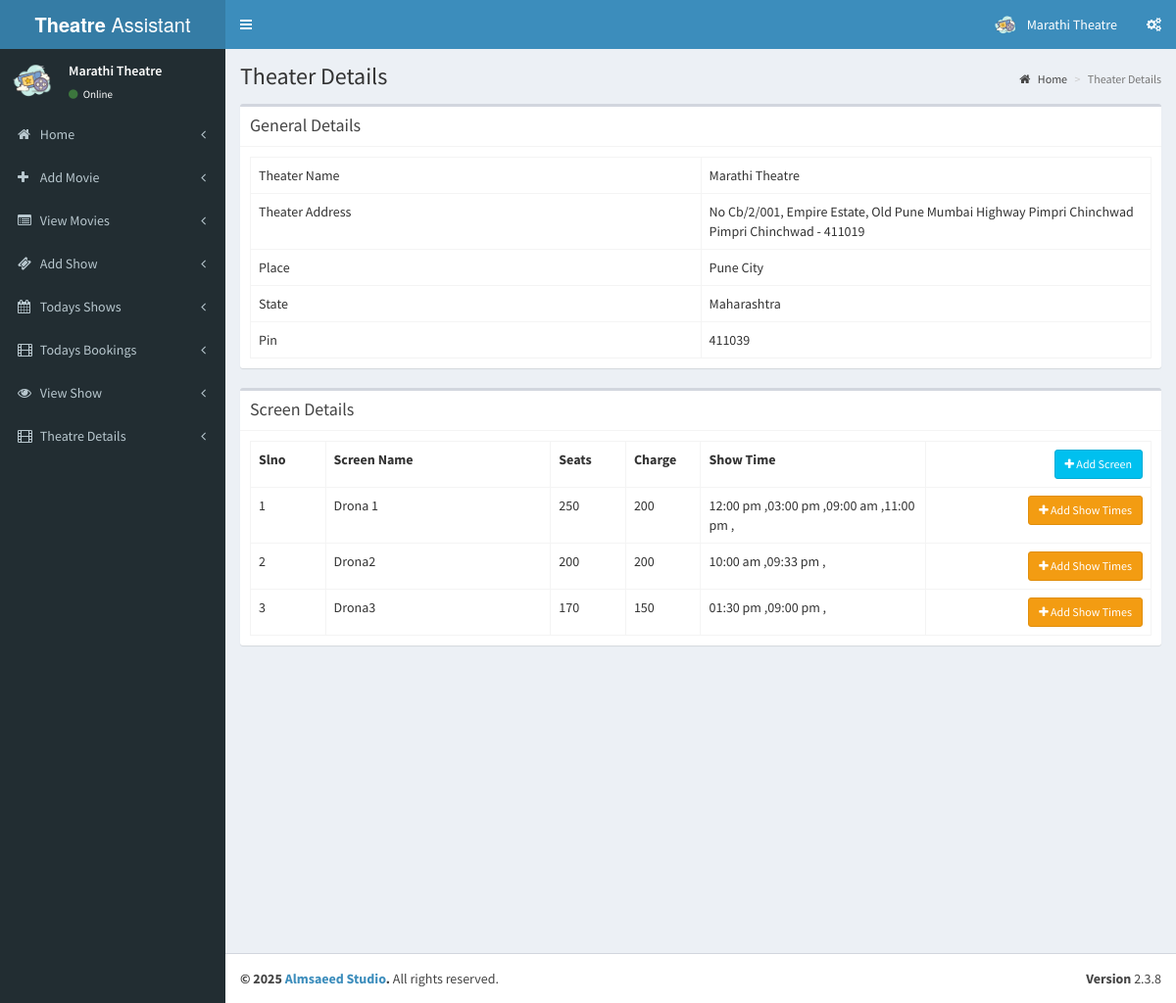
Screenshot of /theatre/pages/add_theatre_2.php (signed in) with the database file from the repository.
### tables this page shows
CREATE TABLE `tbl_theatre` (
  `id` int(11) NOT NULL,
  `name` varchar(100) NOT NULL,
  `address` varchar(100) NOT NULL,
  `place` varchar(100) NOT NULL,
  `state` varchar(50) NOT NULL,
  `pin` int(11) NOT NULL
);

CREATE TABLE `tbl_screens` (
  `screen_id` int(11) NOT NULL,
  `t_id` int(11) NOT NULL COMMENT 'theatre id',
  `screen_name` varchar(110) NOT NULL,
  `seats` int(11) NOT NULL COMMENT 'number of seats',
  `charge` int(11) NOT NULL
);

CREATE TABLE `tbl_show_time` (
  `st_id` int(11) NOT NULL,
  `screen_id` int(11) NOT NULL,
  `name` varchar(40) NOT NULL COMMENT 'noon,second,etc',
  `start_time` time NOT NULL
);

### theatre/pages/add_theatre_2.php (the view, shortened to what this page needs)
<?php
include('header.php');
?>
  <div class="content-wrapper">
    <section class="content-header">
      <h1>
        Theater Details
      </h1>
      <ol class="breadcrumb">
        <li><a href="index.php"><i class="fa fa-home"></i> Home</a></li>
        <li class="active">Theater Details</li>
      </ol>
    </section>
    <section class="content">
      <div class="box">
         <div class="box-header with-border">
              <h3 class="box-title">General Details</h3>
            </div>
        <div class="box-body">
          <?php
            $th=mysqli_query($con,"select * from tbl_theatre where id='".$_SESSION['theatre']."'");
            $theatre=mysqli_fetch_array($th);
          ?>
            <table class="table table-bordered table-hover">
                <tr>
                    <td class="col-md-6">Theater Name</td>
                    <td  class="col-md-6"><?php echo $theatre['name'];?></td>
                </tr>
                <tr>
                    <td>Theater Address</td>
                    <td><?php echo $theatre['address'];?></td>
                </tr>
                <tr>
                    <td>Place</td>
                    <td><?php echo $theatre['place'];?></td>
                </tr>
                <tr>
                    <td>State</td>
                    <td><?php echo $theatre['state'];?></td>
                </tr>
                <tr>
                    <td>Pin</td>
                    <td><?php echo $theatre['pin'];?></td>
                </tr>
            </table>
        </div>
      </div>
         <div class="box">
         <div class="box-header with-border">
              <h3 class="box-title">Screen Details</h3>
            </div>
        <div class="box-body" id="screendtls">
          <?php
            $sr=mysqli_query($con,"select * from tbl_screens where t_id='".$_SESSION['theatre']."'");
            if(mysqli_num_rows($sr))
            {
          ?>
            <table class="table table-bordered table-hover">
              <th class="col-md-1">Slno</th>
              <th class="col-md-3">Screen Name</th>
              <th class="col-md-1">Seats</th>
              <th class="col-md-1">Charge</th>
              <th class="col-md-3">Show Time</th>
              <th class="text-right col-md-3"><button data-toggle="modal" data-target="#view-modal" id="getUser" class="btn btn-sm btn-info"><i class="fa fa-plus"></i> Add Screen</button></th>
                <?php
                $sl=1;
                while($screen=mysqli_fetch_array($sr))
                {
                  ?>
                  <tr>
                    <td><?php echo $sl;?></td>
                    <td><?php echo $screen['screen_name'];?></td>
                    <td><?php echo $screen['seats'];?></td>
                    <td><?php echo $screen['charge'];?></td>
                    <?php
                      $st=mysqli_query($con,"select * from tbl_show_time where screen_id='".$screen['screen_id']."'");
                    ?>
                    <td><?php if(mysqli_num_rows($st)) { while($stm=mysqli_fetch_array($st))
                    { echo date('h:i a',strtotime($stm['start_time']))." ,";}}
                    else
                    {echo "No Show Time Added";}
                    ?></td>
                    <td class="text-right"><button data-toggle="modal" data-id="<?php echo $screen['screen_id'];?>" data-target="#view-modal2" id="getUser2" class="btn btn-sm btn-warning"><i class="fa fa-plus"></i> Add Show Times</button></td>
                  </tr>
                  <?php
                  $sl++;
                }
                ?>
            </table>
            <?php
            }
            else
            {
              ?>
              <button data-toggle="modal" data-target="#view-modal" id="getUser" class="btn btn-sm btn-info"><i class="fa fa-plus"></i> Add Screen</button>
              <?php
            }
            ?>
        </div>
      </div>
    </section>
  </div>
  <?php
include('footer.php');
?>

### theatre/pages/header.php (shortened to what this page needs)
<?php
include('../../config.php');
$th=mysqli_query($con,"select * from tbl_theatre where id='".$_SESSION['theatre']."'");
$theatre=mysqli_fetch_array($th);
?>
<!DOCTYPE html>
<html>
<head>
  <link rel="stylesheet" href="../validation/dist/css/bootstrapValidator.css"/>
  <link rel="stylesheet" href="../bootstrap/css/bootstrap.min.css">
  <link rel="stylesheet" href="https://cdnjs.cloudflare.com/ajax/libs/font-awesome/4.5.0/css/font-awesome.min.css">
  <link rel="stylesheet" href="https://cdnjs.cloudflare.com/ajax/libs/ionicons/2.0.1/css/ionicons.min.css">
  <link rel="stylesheet" href="../dist/css/AdminLTE.min.css">
  <link rel="stylesheet" href="../dist/css/skins/_all-skins.min.css">
</head>
<body class="hold-transition skin-blue sidebar-mini">
<div class="wrapper">
  <header class="main-header">
    <a href="index.php" class="logo">
      <span class="logo-lg"><b>Theatre</b> Assistant</span>
    </a>
    <nav class="navbar navbar-static-top">
      <a href="#" class="sidebar-toggle" data-toggle="offcanvas" role="button">
      </a>
      <div class="navbar-custom-menu">
        <ul class="nav navbar-nav">
          <li class="dropdown user user-menu">
            <a href="#" class="dropdown-toggle" data-toggle="dropdown">
              <img src="cinema.png" class="user-image" alt="User Image">
              <span class="hidden-xs"><?php echo $theatre['name'];?></span>
            </a>
          </li>
          <li>
            <a href="#" data-toggle="control-sidebar"><i class="fa fa-gears"></i></a>
          </li>
        </ul>
      </div>
    </nav>
  </header>
  <aside class="main-sidebar">
    <section class="sidebar">
      <div class="user-panel">
        <div class="pull-left image">
          <img src="cinema.png" class="img-circle" alt="User Image">
        </div>
        <div class="pull-left info">
          <p><?php echo $theatre['name'];?></p>
          <a href="#"><i class="fa fa-circle text-success"></i> Online</a>
        </div>
      </div>
      <ul class="sidebar-menu">
        <li class="treeview">
          <a href="index.php">
            <i class="fa fa-home"></i> <span>Home</span>
            <span class="pull-right-container">
              <i class="fa fa-angle-left pull-right"></i>
            </span>
          </a>
        </li>
          <li class="treeview">
          <a href="add_movie.php">
            <i class="fa fa-plus"></i> <span>Add Movie</span>
            <span class="pull-right-container">
              <i class="fa fa-angle-left pull-right"></i>
            </span>
          </a>
        </li>
        <li class="treeview">
          <a href="view_movie.php">
            <i class="fa fa-list-alt"></i> <span>View Movies</span>
            <span class="pull-right-container">
              <i class="fa fa-angle-left pull-right"></i>
            </span>
          </a>
        </li>
        <li class="treeview">
          <a href="add_show.php">
            <i class="fa fa-ticket"></i> <span>Add Show</span>
            <span class="pull-right-container">
              <i class="fa fa-angle-left pull-right"></i>
            </span>
          </a>
        </li>
        <li class="treeview">
          <a href="todays_shows.php">
            <i class="fa fa-calendar"></i> <span>Todays Shows</span>
            <span class="pull-right-container">
              <i class="fa fa-angle-left pull-right"></i>
            </span>
          </a>
        </li>
        <li class="treeview">
          <a href="tickets.php">
            <i class="fa fa-film"></i> <span>Todays Bookings</span>
            <span class="pull-right-container">
              <i class="fa fa-angle-left pull-right"></i>
            </span>
          </a>
        </li>
        <li class="treeview">
          <a href="view_shows.php">
            <i class="fa fa-eye"></i> <span>View Show</span>
            <span class="pull-right-container">
              <i class="fa fa-angle-left pull-right"></i>
            </span>
          </a>
        </li>
        <li class="treeview">
          <a href="add_theatre_2.php">
            <i class="fa fa-film"></i> <span>Theatre Details</span>
            <span class="pull-right-container">
              <i class="fa fa-angle-left pull-right"></i>
            </span>
          </a>
        </li>
      </ul>
    </section>
  </aside>

### rows the page displays
tbl_theatre: name "Marathi Theatre", address "No Cb/2/001, Empire Estate, Old Pune Mumbai Highway Pimpri Chinchwad Pimpri Chinchwad - 411019", place "Pune City", state "Maharashtra", pin "411039"
tbl_screens: screen_name "Drona 1", seats "250", charge "200"
tbl_show_time: start_time "12:00 pm"
tbl_show_time: start_time "03:00 pm"
tbl_show_time: start_time "09:00 am"
tbl_show_time: start_time "11:00 pm"
tbl_screens: screen_name "Drona2", seats "200", charge "200"
tbl_show_time: start_time "10:00 am"
tbl_show_time: start_time "09:33 pm"
tbl_screens: screen_name "Drona3", seats "170", charge "150"
tbl_show_time: start_time "01:30 pm"
tbl_show_time: start_time "09:00 pm"
